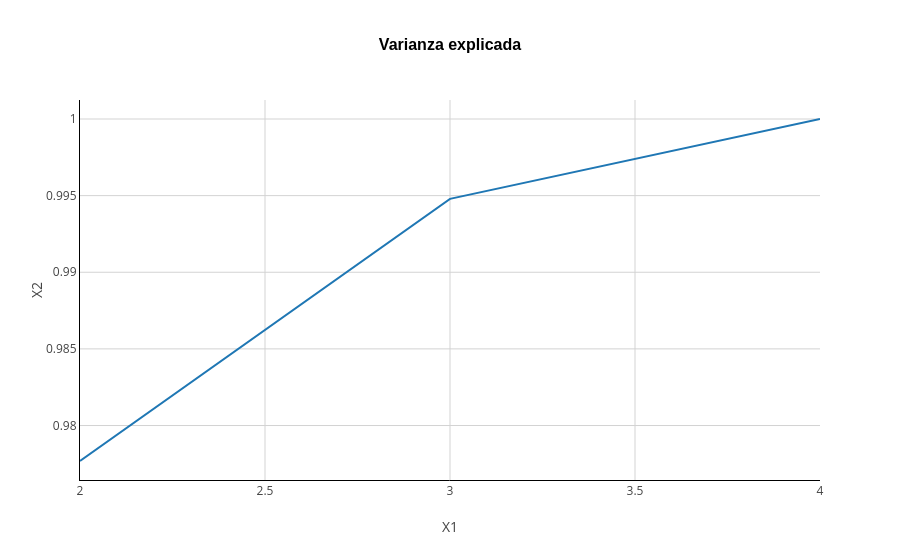

Notebook cell for this chart:
### Markdown cell above
Calculamos los componentes principales. Para obtener la cantidad $q$ óptima de componentes miramos la proporción total de la variación explicada por los $q$ componentes y nos quedamos con el valor de $q$ que nos permita explicar aproximadamente un poco más del $90\%$ de la variación.

### Code cell
explained_variance = []
for i in np.arange(2, 5):
    pca = PCA(n_components=i).fit(X)
    explained_variance.append(pca.explained_variance_ratio_.sum())

figure = px.line(
    x=np.arange(2, 5),
    y=explained_variance,
    title='Varianza explicada',
    labels={'x': 'q', 'y': 'Varianza'},
    template='none'
)

figure.update_layout(
    title='Varianza explicada',
    title_font=dict(size=16, family='Arial', color='black', weight='bold'),
    xaxis_title='X1',
    yaxis_title='X2',
    plot_bgcolor='white',
    yaxis=dict(showgrid=True, gridcolor='LightGray', showline=True, linecolor='Black', zeroline=True, zerolinecolor='LightGray'),
    xaxis=dict(showgrid=True, gridcolor='LightGray', showline=True, linecolor='Black', zeroline=True, zerolinecolor='LightGray'),
)

figure.show()

### Figure 1 — Plotly figure (JSON) as saved in the notebook; plotly's stock layout.template omitted (floating-point values rounded to 4 significant figures)
{"data": [{"hovertemplate": "q=%{x}<br>Varianza=%{y}<extra></extra>", "legendgroup": "", "line": {"color": "#1F77B4", "dash": "solid"}, "marker": {"symbol": "circle"}, "mode": "lines", "name": "", "orientation": "v", "showlegend": false, "type": "scatter", "x": [2, 3, 4], "xaxis": "x", "y": [0.9777, 0.9948, 1.0], "yaxis": "y"}], "layout": {"legend": {"tracegroupgap": 0}, "plot_bgcolor": "white", "title": {"font": {"color": "black", "family": "Arial", "size": 16, "weight": "bold"}, "text": "Varianza explicada"}, "xaxis": {"anchor": "y", "domain": [0, 1], "gridcolor": "LightGray", "linecolor": "Black", "showgrid": true, "showline": true, "title": {"text": "X1"}, "zeroline": true, "zerolinecolor": "LightGray"}, "yaxis": {"anchor": "x", "domain": [0, 1], "gridcolor": "LightGray", "linecolor": "Black", "showgrid": true, "showline": true, "title": {"text": "X2"}, "zeroline": true, "zerolinecolor": "LightGray"}}}
